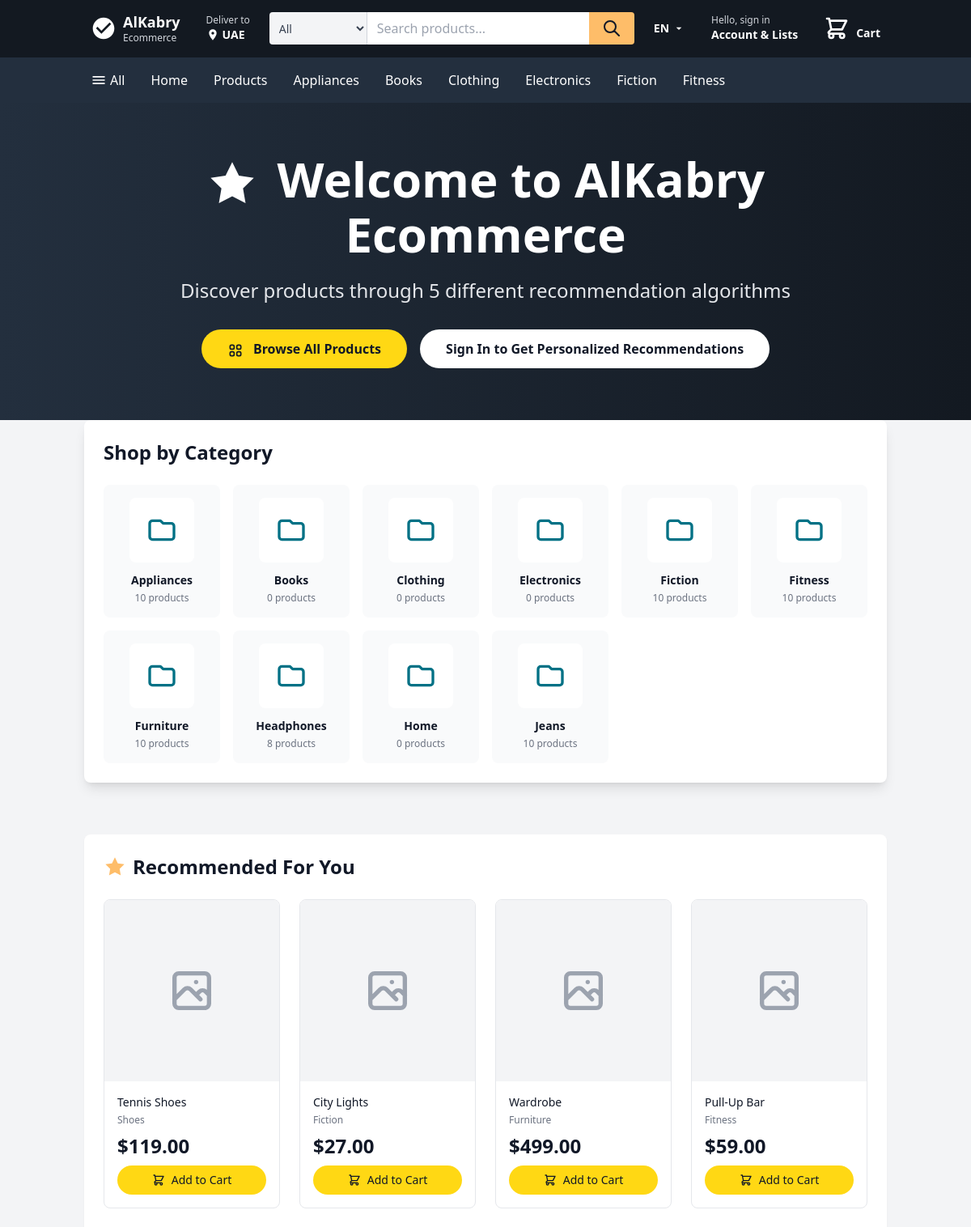
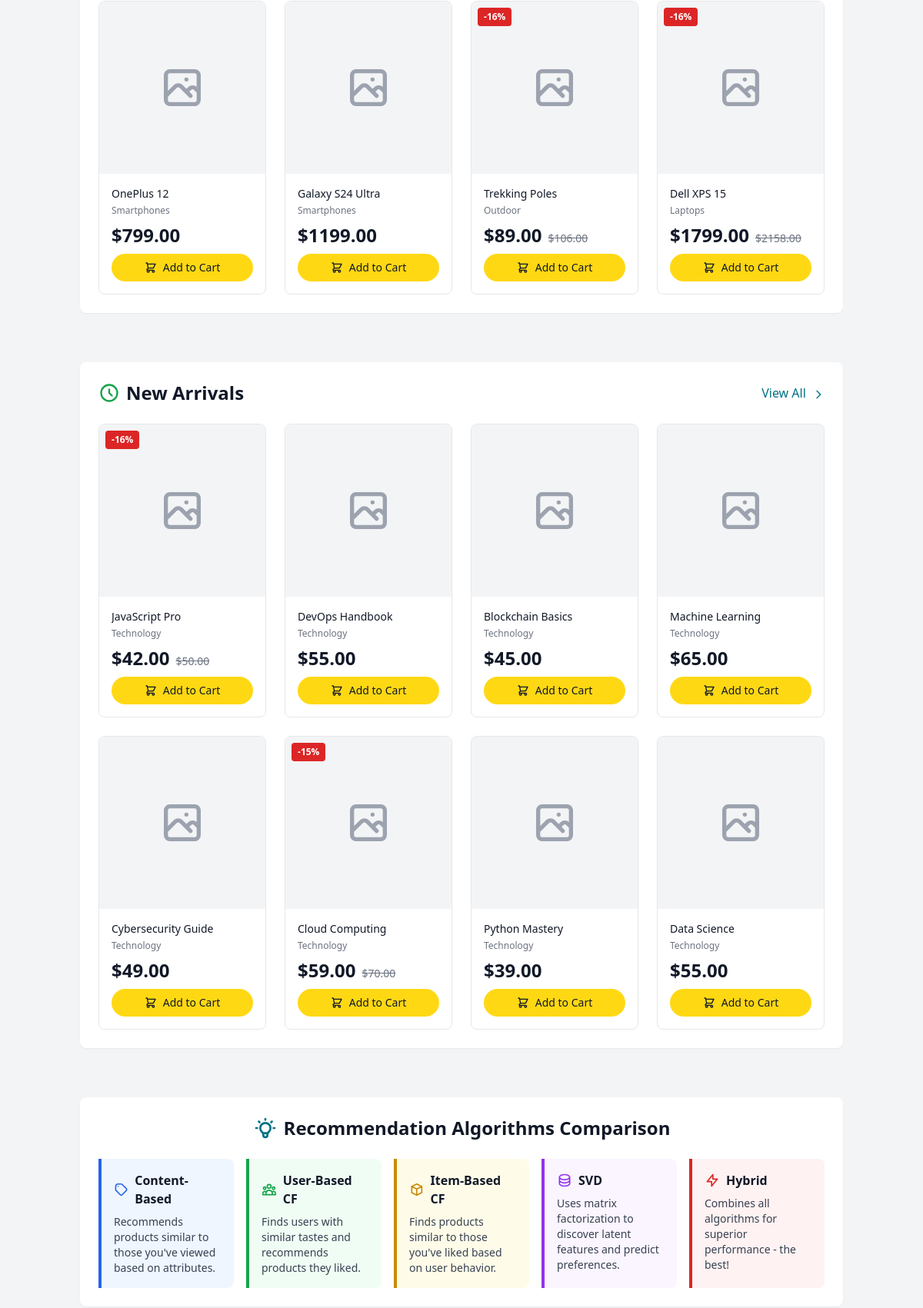
Before: / (upper part) with the older database file (2 pictures, top to bottom).
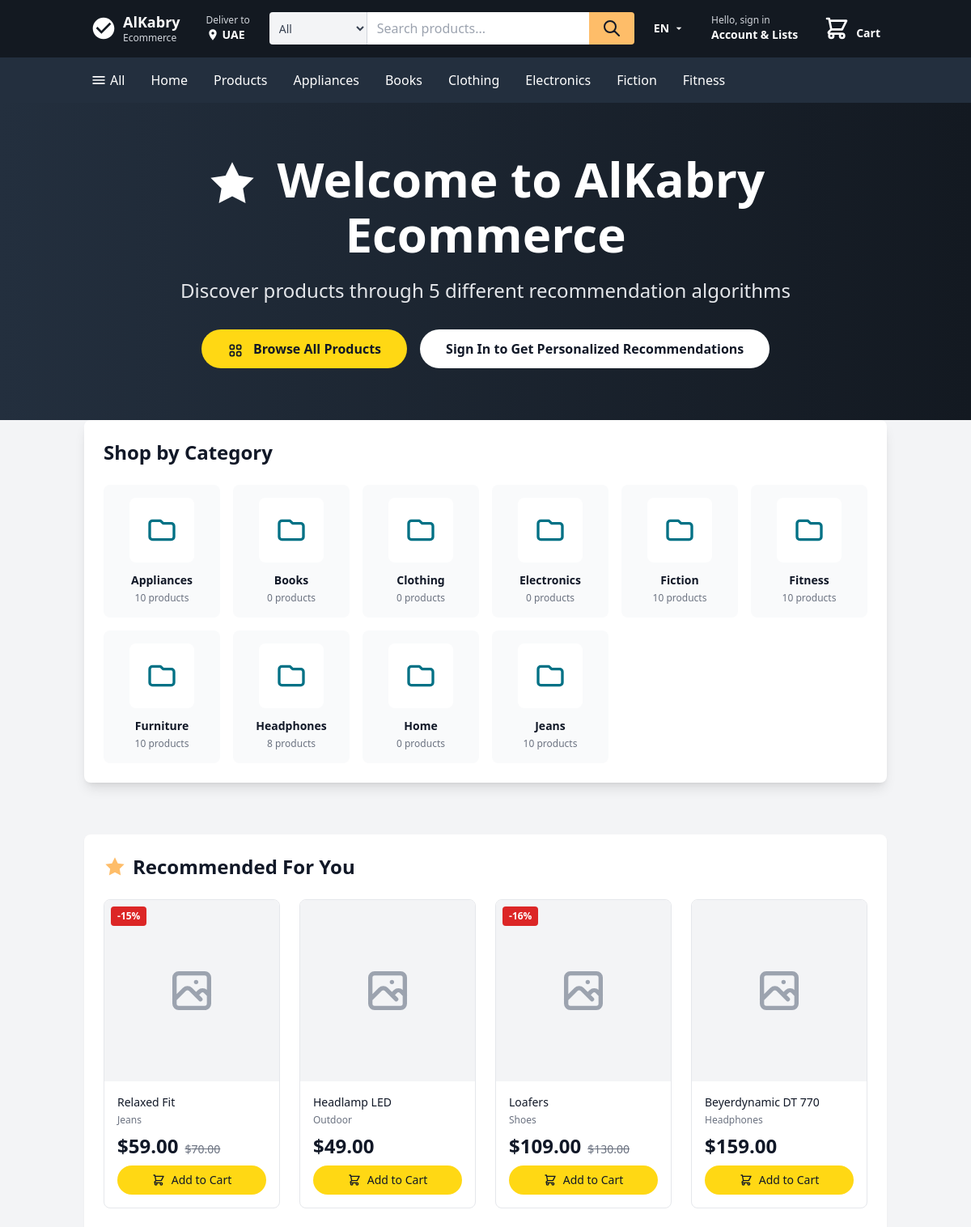
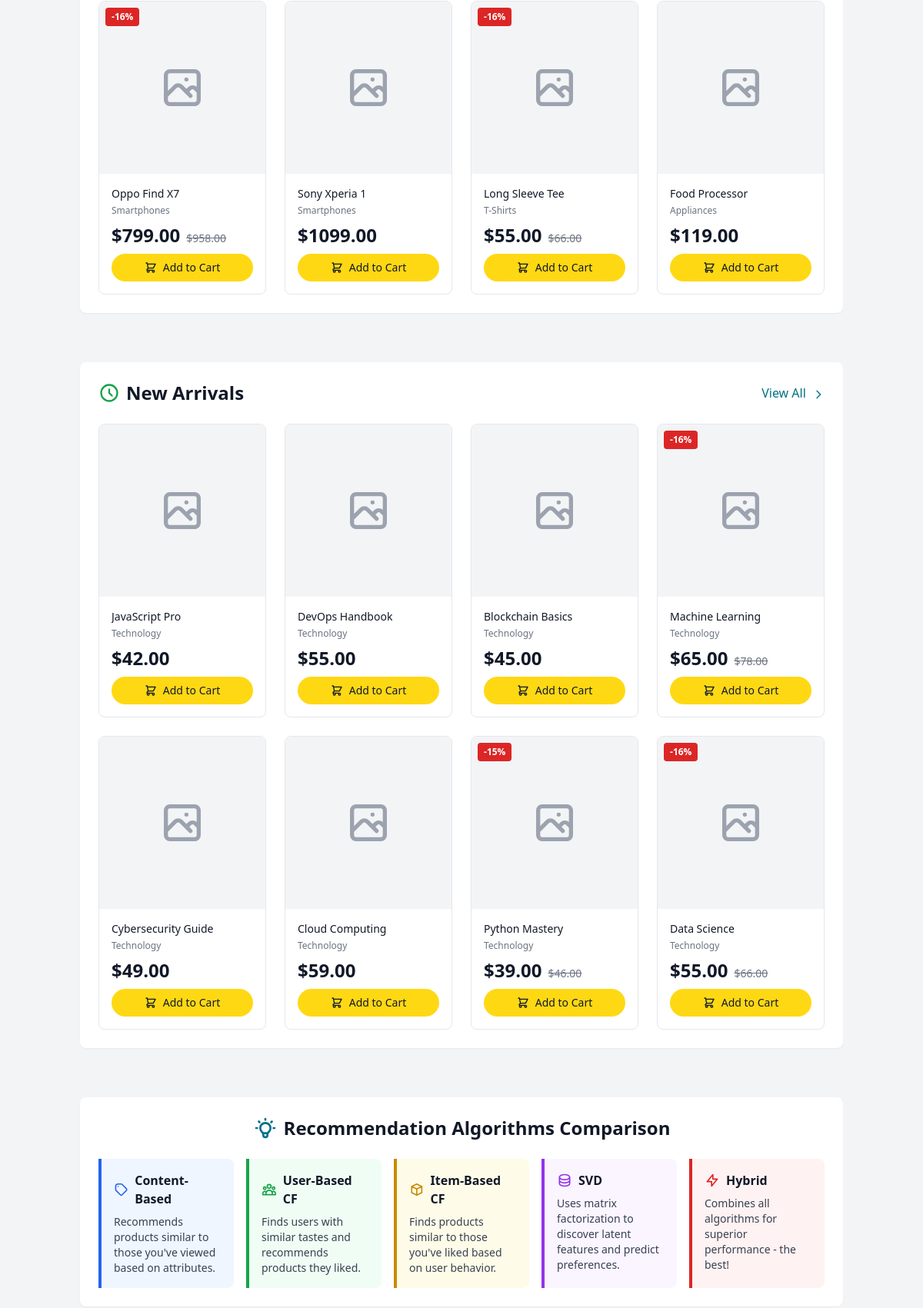
After: the same page with the newer database file (2 pictures, top to bottom).
### products/models.py (models this page shows, shortened)
class Category(models.Model):
    name = models.CharField(max_length=200)
    slug = models.SlugField(max_length=200, unique=True, blank=True)
    parent = models.ForeignKey(
        'self',
        on_delete=models.CASCADE,
        null=True,
        blank=True,
        related_name='children'
    )
    description = models.TextField(blank=True)
    image = models.ImageField(upload_to='categories/', blank=True)
    is_active = models.BooleanField(default=True)
    created_at = models.DateTimeField(auto_now_add=True)
    class Meta:
        db_table = 'categories'
        verbose_name_plural = 'Categories'
        ordering = ['name']
    def get_absolute_url(self):
        return reverse('products:category', args=[self.slug])
    @property
    def product_count(self):
        return self.products.count()

class Product(models.Model):
    name = models.CharField(max_length=300)
    slug = models.SlugField(max_length=300, unique=True, blank=True)
    description = models.TextField()
    short_description = models.CharField(max_length=255, blank=True)
    price = models.DecimalField(max_digits=10, decimal_places=2)
    compare_price = models.DecimalField(
        max_digits=10,
        decimal_places=2,
        null=True,
        blank=True,
        help_text='Original price for showing discounts'
    )
    cost_price = models.DecimalField(
        max_digits=10,
        decimal_places=2,
        null=True,
        blank=True
    )
    sku = models.CharField(max_length=100, unique=True, blank=True)
    stock = models.PositiveIntegerField(default=0)
    is_available = models.BooleanField(default=True)
    category = models.ForeignKey(
        Category,
        on_delete=models.SET_NULL,
        null=True,
        related_name='products'
    )
    tags = models.ManyToManyField(Tag, blank=True, related_name='products')
    brand = models.CharField(max_length=100, blank=True)
    color = models.CharField(max_length=50, blank=True)
    size = models.CharField(max_length=50, blank=True)
    material = models.CharField(max_length=100, blank=True)
    image = models.ImageField(upload_to='products/', blank=True)
    avg_rating = models.FloatField(default=0.0)
    rating_count = models.PositiveIntegerField(default=0)
    views_count = models.PositiveIntegerField(default=0)
    purchases_count = models.PositiveIntegerField(default=0)
    created_at = models.DateTimeField(auto_now_add=True)
    updated_at = models.DateTimeField(auto_now=True)
    is_featured = models.BooleanField(default=False)
    is_active = models.BooleanField(default=True)
    class Meta:
        db_table = 'products'
        ordering = ['-created_at']
        indexes = [
            models.Index(fields=['slug']),
            models.Index(fields=['category']),
            models.Index(fields=['is_available', 'is_active']),
        ]
    def get_absolute_url(self):
        return reverse('products:detail', args=[self.slug])
    @property
    def discount_percentage(self):
        if self.compare_price and self.compare_price > self.price:
            return int(((self.compare_price - self.price) / self.compare_price) * 100)
        return 0

### products/views.py (the view)
# urls.py: path('', views.home_view, name='home'),
def home_view(request):
    featured_products = Product.objects.filter(
        is_featured=True, is_available=True, is_active=True
    )[:8]
    recommendation_service = RecommendationService()
    recommended_products = []
    if request.user.is_authenticated:
        recommended_products = recommendation_service.get_recommendations_for_user(
            request.user, algorithm='hybrid', limit=8
        )
    else:
        recommended_products = Product.objects.filter(
            is_available=True, is_active=True
        ).order_by('-views_count', '-purchases_count')[:8]
    latest_products = Product.objects.filter(
        is_available=True, is_active=True
    ).order_by('-created_at')[:8]
    context = {
        'featured_products': featured_products,
        'recommended_products': recommended_products,
        'latest_products': latest_products,
        'categories': Category.objects.filter(is_active=True)[:10],
    }
    return render(request, 'products/home.html', context)

### cart/cart.py (called while the page is built)
    def _create_cart(self):
        if self.request.user.is_authenticated:
            return CartModel.objects.create(user=self.request.user)
        return CartModel.objects.create(session_key=self.session.session_key)

    def __len__(self):
        return self.cart.total_items

### cart/context_processors.py (called while the page is built)
def cart(request):
    return {'cart': CartHandler(request)}

### cart/models.py (called while the page is built)
    @property
    def total_items(self):
        return sum(item.quantity for item in self.items.all())

### templates/products/home.html (shortened to what the changed rows need)
{% extends 'base.html' %}
{% block content %}
{% if user.is_authenticated %}
<section class="bg-gradient-to-r from-amazon-light to-amazon-dark text-white py-12">
    <div class="container mx-auto px-4 text-center">
        <h1 class="text-4xl md:text-5xl font-bold mb-4">
            <svg class="w-12 h-12 inline-block mr-2" fill="currentColor" viewBox="0 0 24 24">
                <path d="M12 2l3.09 6.26L22 9.27l-5 4.87 1.18 6.88L12 17.77l-6.18 3.25L7 14.14 2 9.27l6.91-1.01L12 2z"/>
            </svg>
            Welcome back, {{ user.first_name|default:user.email }}!
        </h1>
        <p class="text-lg md:text-xl mb-6 text-gray-200">Discover personalized recommendations powered by AI</p>
        <div class="flex flex-wrap justify-center gap-4">
            <a href="{% url 'products:list' %}" class="bg-amazon-yellow hover:bg-amazon-yellow/90 text-gray-900 font-bold py-3 px-8 rounded-full transition-colors">
                <svg class="w-5 h-5 inline-block mr-2" fill="none" stroke="currentColor" viewBox="0 0 24 24">
                    <path stroke-linecap="round" stroke-linejoin="round" stroke-width="2" d="M4 6a2 2 0 012-2h2a2 2 0 012 2v2a2 2 0 01-2 2H6a2 2 0 01-2-2V6zM14 6a2 2 0 012-2h2a2 2 0 012 2v2a2 2 0 01-2 2h-2a2 2 0 01-2-2V6zM4 16a2 2 0 012-2h2a2 2 0 012 2v2a2 2 0 01-2 2H6a2 2 0 01-2-2v-2zM14 16a2 2 0 012-2h2a2 2 0 012 2v2a2 2 0 01-2 2h-2a2 2 0 01-2-2v-2z"/>
                </svg>
                Browse All Products
            </a>
            <a href="{% url 'accounts:dashboard' %}" class="bg-white hover:bg-gray-100 text-gray-900 font-bold py-3 px-8 rounded-full transition-colors">
                <svg class="w-5 h-5 inline-block mr-2" fill="none" stroke="currentColor" viewBox="0 0 24 24">
                    <path stroke-linecap="round" stroke-linejoin="round" stroke-width="2" d="M3 12l2-2m0 0l7-7 7 7M5 10v10a1 1 0 001 1h3m10-11l2 2m-2-2v10a1 1 0 01-1 1h-3m-6 0a1 1 0 001-1v-4a1 1 0 011-1h2a1 1 0 011 1v4a1 1 0 001 1m-6 0h6"/>
                </svg>
                Your Dashboard
            </a>
        </div>
    </div>
</section>
{% else %}
<section class="bg-gradient-to-r from-amazon-light to-amazon-dark text-white py-16">
    <div class="container mx-auto px-4 text-center">
        <h1 class="text-4xl md:text-6xl font-bold mb-6">
            <svg class="w-16 h-16 inline-block mr-2" fill="currentColor" viewBox="0 0 24 24">
                <path d="M12 2l3.09 6.26L22 9.27l-5 4.87 1.18 6.88L12 17.77l-6.18 3.25L7 14.14 2 9.27l6.91-1.01L12 2z"/>
            </svg>
            Welcome to AlKabry Ecommerce
        </h1>
    </div>
</section>
{% endif %}
{% if categories %}
<section class="container mx-auto px-4 py-8 -mt-8">
    <div class="bg-white rounded-lg shadow-lg p-6">
        <h2 class="text-2xl font-bold text-gray-900 mb-6">Shop by Category</h2>
        <div class="grid grid-cols-2 md:grid-cols-3 lg:grid-cols-6 gap-4">
            {% for category in categories %}
            <a href="{{ category.get_absolute_url }}" class="group block">
                <div class="bg-gray-50 rounded-lg p-4 text-center hover:shadow-md transition-all group-hover:scale-105">
                    {% if category.image %}
                    <img src="{{ category.image.url }}"
                         class="w-full h-20 object-cover rounded-lg mb-3"
                         alt="{{ category.name }}">
                    {% else %}
                    <div class="w-20 h-20 mx-auto bg-white rounded-lg flex items-center justify-center mb-3">
                        <svg class="w-10 h-10 text-amazon-blue" fill="none" stroke="currentColor" viewBox="0 0 24 24">
                            <path stroke-linecap="round" stroke-linejoin="round" stroke-width="2" d="M3 7v10a2 2 0 002 2h14a2 2 0 002-2V9a2 2 0 00-2-2h-6l-2-2H5a2 2 0 00-2 2z"/>
                        </svg>
                    </div>
                    {% endif %}
                    <h3 class="font-semibold text-gray-900 text-sm mb-1">{{ category.name }}</h3>
                    <p class="text-xs text-gray-500">{{ category.product_count }} products</p>
                </div>
            </a>
            {% endfor %}
        </div>
    </div>
</section>
{% endif %}
{% if recommended_products %}
<section class="container mx-auto px-4 py-8">
    <div class="bg-white rounded-lg shadow-sm p-6">
        <div class="flex justify-between items-center mb-6">
            <h2 class="text-2xl font-bold text-gray-900 flex items-center gap-2">
                <svg class="w-7 h-7 text-amazon-orange" fill="currentColor" viewBox="0 0 24 24">
                    <path d="M12 2l3.09 6.26L22 9.27l-5 4.87 1.18 6.88L12 17.77l-6.18 3.25L7 14.14 2 9.27l6.91-1.01L12 2z"/>
                </svg>
                Recommended For You
            </h2>
        </div>
        <div class="grid grid-cols-1 sm:grid-cols-2 lg:grid-cols-4 gap-6">
            {% for product in recommended_products %}
            <div>
                {% include 'products/partials/product_card.html' with product=product %}
            </div>
            {% endfor %}
        </div>
    </div>
</section>
{% endif %}
{% if latest_products %}
<section class="container mx-auto px-4 py-8">
    <div class="bg-white rounded-lg shadow-sm p-6">
        <div class="flex justify-between items-center mb-6">
            <h2 class="text-2xl font-bold text-gray-900 flex items-center gap-2">
                <svg class="w-7 h-7 text-green-600" fill="none" stroke="currentColor" viewBox="0 0 24 24">
                    <path stroke-linecap="round" stroke-linejoin="round" stroke-width="2" d="M12 8v4l3 3m6-3a9 9 0 11-18 0 9 9 0 0118 0z"/>
                </svg>
                New Arrivals
            </h2>
        </div>
        <div class="grid grid-cols-1 sm:grid-cols-2 lg:grid-cols-4 gap-6">
            {% for product in latest_products %}
            <div>
                {% include 'products/partials/product_card.html' with product=product %}
            </div>
            {% endfor %}
        </div>
    </div>
</section>
{% endif %}
<section class="container mx-auto px-4 py-8">
    <div class="bg-white rounded-lg shadow-sm p-6">
        <h2 class="text-2xl font-bold text-gray-900 mb-6 text-center flex items-center justify-center gap-2">
            Recommendation Algorithms Comparison
        </h2>
    </div>
</section>
{% endblock %}

### templates/base.html (shortened to what the changed rows need)
<!DOCTYPE html>
<html lang="en">
<head>
    <script src="https://cdn.tailwindcss.com"></script>
</head>
<body class="bg-gray-100 flex flex-col min-h-screen">
    <header class="bg-amazon-dark text-white">
        <div class="bg-amazon-light text-white">
            <div class="container mx-auto px-4 py-2">
                <div class="flex items-center gap-4 overflow-x-auto">
                    <button class="flex items-center gap-1 hover:border hover:border-white p-2 rounded whitespace-nowrap" id="menuButton">
                        <svg class="w-5 h-5" fill="currentColor" viewBox="0 0 24 24">
                            <path d="M3 18h18v-2H3v2zm0-5h18v-2H3v2zm0-7v2h18V6H3z"/>
                        </svg>
                        All
                    </button>
                    <a href="{% url 'products:home' %}" class="hover:border hover:border-white p-2 rounded whitespace-nowrap">Home</a>
                    <a href="{% url 'products:list' %}" class="hover:border hover:border-white p-2 rounded whitespace-nowrap">Products</a>
                    {% if categories %}
                    {% for category in categories|slice:":6" %}
                    <a href="{{ category.get_absolute_url }}" class="hover:border hover:border-white p-2 rounded whitespace-nowrap">{{ category.name }}</a>
                    {% endfor %}
                    {% endif %}
                </div>
            </div>
        </div>
    </header>
    <main class="flex-grow">
        {% block content %}{% endblock %}
    </main>
</body>
</html>

### templates/products/partials/product_card.html (shortened to what this page needs)
<div class="bg-white border border-gray-200 rounded-lg overflow-hidden hover:shadow-xl transition-all duration-300 group h-full flex flex-col">
    {% if product.image %}
    <a href="{{ product.get_absolute_url }}" class="block relative overflow-hidden">
        <img src="{{ product.image.url }}"
             class="w-full h-56 object-cover group-hover:scale-105 transition-transform duration-300"
             alt="{{ product.name }}">
        {% if product.discount_percentage > 0 %}
        <span class="absolute top-2 left-2 bg-red-600 text-white text-xs font-bold px-2 py-1 rounded">
            -{{ product.discount_percentage }}%
        </span>
        {% endif %}
    </a>
    {% else %}
    <a href="{{ product.get_absolute_url }}" class="block relative">
        <div class="w-full h-56 bg-gray-100 flex items-center justify-center">
        </div>
        {% if product.discount_percentage > 0 %}
        <span class="absolute top-2 left-2 bg-red-600 text-white text-xs font-bold px-2 py-1 rounded">
            -{{ product.discount_percentage }}%
        </span>
        {% endif %}
    </a>
    {% endif %}
    <div class="p-4 flex flex-col flex-1">
        <a href="{{ product.get_absolute_url }}" class="hover:text-amazon-blue transition-colors">
            <h3 class="text-sm font-medium text-gray-900 line-clamp-2 mb-1">
                {{ product.name|truncatechars:80 }}
            </h3>
        </a>
        {% if product.category %}
        <p class="text-xs text-gray-500 mb-2">{{ product.category.name }}</p>
        {% endif %}
        <div class="mt-auto">
            <div class="flex items-baseline gap-2 mb-2">
                <span class="text-2xl font-bold text-gray-900">${{ product.price }}</span>
                {% if product.compare_price %}
                <span class="text-sm text-gray-500 line-through">${{ product.compare_price }}</span>
                {% endif %}
            </div>
            {% if product.stock > 0 %}
            <form action="{% url 'cart:add' %}" method="POST"
                  hx-post="{% url 'cart:add' %}"
                  hx-target="#cart-count"
                  hx-swap="innerHTML"
                  hx-indicator="#add-cart-spinner-{{ product.id }}">
                <button type="submit"
                        class="w-full bg-amazon-yellow hover:bg-amazon-yellow/90 text-gray-900 font-medium py-2 px-3 rounded-full text-sm transition-colors flex items-center justify-center gap-2">
                    <svg class="w-4 h-4" fill="none" stroke="currentColor" viewBox="0 0 24 24">
                        <path stroke-linecap="round" stroke-linejoin="round" stroke-width="2" d="M3 3h2l.4 2M7 13h10l4-8H5.4M7 13L5.4 5M7 13l-2.293 2.293c-.63.63-.184 1.707.707 1.707H17m0 0a2 2 0 100 4 2 2 0 000-4zm-8 2a2 2 0 11-4 0 2 2 0 014 0z"/>
                    </svg>
                    Add to Cart
                </button>
            </form>
            {% else %}
            <button class="w-full bg-gray-200 text-gray-600 font-medium py-2 px-3 rounded-full text-sm cursor-not-allowed" disabled>
                Out of Stock
            </button>
            {% endif %}
        </div>
    </div>
</div>

Changed rows visible on the page:
removed Product: name "Tennis Shoes", category.name "Shoes", price "119.00", shown under "Recommended For You"
removed Product: name "City Lights", category.name "Fiction", price "27.00", shown under "Recommended For You"
removed Product: name "Wardrobe", category.name "Furniture", price "499.00", shown under "Recommended For You"
removed Product: name "Pull-Up Bar", category.name "Fitness", price "59.00", shown under "Recommended For You"
removed Product: name "OnePlus 12", category.name "Smartphones", price "799.00", shown under "Recommended For You"
removed Product: name "Galaxy S24 Ultra", category.name "Smartphones", price "1199.00", shown under "Recommended For You"
removed Product: discount_percentage "16", name "Trekking Poles", category.name "Outdoor", price "89.00", compare_price "106.00", shown under "Recommended For You"
removed Product: discount_percentage "16", name "Dell XPS 15", category.name "Laptops", price "1799.00", compare_price "2158.00", shown under "Recommended For You"
removed Product: discount_percentage "16", name "JavaScript Pro", category.name "Technology", price "42.00", compare_price "50.00", shown under "New Arrivals"
removed Product: name "Machine Learning", category.name "Technology", price "65.00", shown under "New Arrivals"
removed Product: discount_percentage "15", name "Cloud Computing", category.name "Technology", price "59.00", compare_price "70.00", shown under "New Arrivals"
removed Product: name "Python Mastery", category.name "Technology", price "39.00", shown under "New Arrivals"
removed Product: name "Data Science", category.name "Technology", price "55.00", shown under "New Arrivals"
added Product: discount_percentage "15", name "Relaxed Fit", category.name "Jeans", price "59.00", compare_price "70.00", shown under "Recommended For You"
added Product: name "Headlamp LED", category.name "Outdoor", price "49.00", shown under "Recommended For You"
added Product: discount_percentage "16", name "Loafers", category.name "Shoes", price "109.00", compare_price "130.00", shown under "Recommended For You"
added Product: name "Beyerdynamic DT 770", category.name "Headphones", price "159.00", shown under "Recommended For You"
added Product: discount_percentage "16", name "Oppo Find X7", category.name "Smartphones", price "799.00", compare_price "958.00", shown under "Recommended For You"
added Product: name "Sony Xperia 1", category.name "Smartphones", price "1099.00", shown under "Recommended For You"
added Product: discount_percentage "16", name "Long Sleeve Tee", category.name "T-Shirts", price "55.00", compare_price "66.00", shown under "Recommended For You"
added Product: name "Food Processor", category.name "Appliances", price "119.00", shown under "Recommended For You"
added Product: name "JavaScript Pro", category.name "Technology", price "42.00", shown under "New Arrivals"
added Product: discount_percentage "16", name "Machine Learning", category.name "Technology", price "65.00", compare_price "78.00", shown under "New Arrivals"
added Product: name "Cloud Computing", category.name "Technology", price "59.00", shown under "New Arrivals"
added Product: discount_percentage "15", name "Python Mastery", category.name "Technology", price "39.00", compare_price "46.00", shown under "New Arrivals"
added Product: discount_percentage "16", name "Data Science", category.name "Technology", price "55.00", compare_price "66.00", shown under "New Arrivals"
